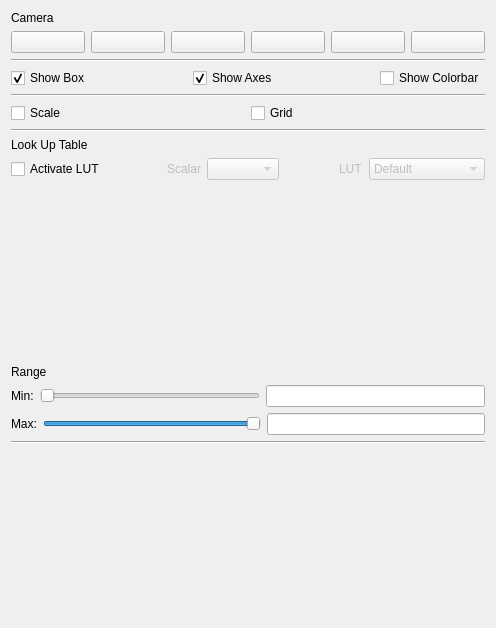
<?xml version="1.0" encoding="UTF-8"?>
<ui version="4.0">
<class>vtktoolswidget</class>
<widget class="QWidget" name="vtktoolswidget">
<property name="geometry">
<rect>
<x>0</x>
<y>0</y>
<width>496</width>
<height>628</height>
</rect>
</property>
<property name="windowTitle">
<string>View Setting</string>
</property>
<layout class="QVBoxLayout" name="verticalLayout_2">
<item>
<widget class="QLabel" name="label_3">
<property name="text">
<string>Camera</string>
</property>
</widget>
</item>
<item>
<layout class="QHBoxLayout" name="horizontalLayout">
<item>
<widget class="QPushButton" name="cameraLeft">
<property name="text">
<string/>
</property>
<property name="icon">
<iconset resource="../visivo.qrc">
<normaloff>:/icons/PIC_LEFT.bmp</normaloff>:/icons/PIC_LEFT.bmp</iconset>
</property>
</widget>
</item>
<item>
<widget class="QPushButton" name="cameraBack">
<property name="text">
<string/>
</property>
<property name="icon">
<iconset resource="../visivo.qrc">
<normaloff>:/icons/PIC_BACK.bmp</normaloff>:/icons/PIC_BACK.bmp</iconset>
</property>
</widget>
</item>
<item>
<widget class="QPushButton" name="cameraRight">
<property name="text">
<string/>
</property>
<property name="icon">
<iconset resource="../visivo.qrc">
<normaloff>:/icons/PIC_RIGHT.bmp</normaloff>:/icons/PIC_RIGHT.bmp</iconset>
</property>
</widget>
</item>
<item>
<widget class="QPushButton" name="frontCamera">
<property name="text">
<string/>
</property>
<property name="icon">
<iconset resource="../visivo.qrc">
<normaloff>:/icons/PIC_FRONT.bmp</normaloff>:/icons/PIC_FRONT.bmp</iconset>
</property>
</widget>
</item>
<item>
<widget class="QPushButton" name="topCamera">
<property name="text">
<string/>
</property>
<property name="icon">
<iconset resource="../visivo.qrc">
<normaloff>:/icons/PIC_TOP.bmp</normaloff>:/icons/PIC_TOP.bmp</iconset>
</property>
</widget>
</item>
<item>
<widget class="QPushButton" name="bottomCamera">
<property name="text">
<string/>
</property>
<property name="icon">
<iconset resource="../visivo.qrc">
<normaloff>:/icons/PIC_BOTTOM.bmp</normaloff>:/icons/PIC_BOTTOM.bmp</iconset>
</property>
</widget>
</item>
</layout>
</item>
<item>
<widget class="Line" name="line">
<property name="orientation">
<enum>Qt::Horizontal</enum>
</property>
</widget>
</item>
<item>
<layout class="QHBoxLayout" name="horizontalLayout_2">
<item>
<widget class="QCheckBox" name="ShowBoxCheckBox">
<property name="text">
<string>Show Box</string>
</property>
<property name="checked">
<bool>true</bool>
</property>
</widget>
</item>
<item>
<spacer name="horizontalSpacer_2">
<property name="orientation">
<enum>Qt::Horizontal</enum>
</property>
<property name="sizeHint" stdset="0">
<size>
<width>40</width>
<height>20</height>
</size>
</property>
</spacer>
</item>
<item>
<widget class="QCheckBox" name="ShowAxesCheckBox">
<property name="text">
<string>Show Axes</string>
</property>
<property name="checked">
<bool>true</bool>
</property>
</widget>
</item>
<item>
<spacer name="horizontalSpacer">
<property name="orientation">
<enum>Qt::Horizontal</enum>
</property>
<property name="sizeHint" stdset="0">
<size>
<width>40</width>
<height>20</height>
</size>
</property>
</spacer>
</item>
<item>
<widget class="QCheckBox" name="ShowColorbarCheckBox">
<property name="text">
<string>Show Colorbar</string>
</property>
</widget>
</item>
</layout>
</item>
<item>
<widget class="Line" name="line_2">
<property name="orientation">
<enum>Qt::Horizontal</enum>
</property>
</widget>
</item>
<item>
<layout class="QHBoxLayout" name="horizontalLayout_6">
<item>
<widget class="QCheckBox" name="scaleCheckBox">
<property name="text">
<string>Scale</string>
</property>
</widget>
</item>
<item>
<widget class="QCheckBox" name="gridCheckBox">
<property name="text">
<string>Grid</string>
</property>
</widget>
</item>
</layout>
</item>
<item>
<widget class="Line" name="line_4">
<property name="orientation">
<enum>Qt::Horizontal</enum>
</property>
</widget>
</item>
<item>
<widget class="QLabel" name="label_5">
<property name="text">
<string>Look Up Table</string>
</property>
</widget>
</item>
<item>
<layout class="QHBoxLayout" name="horizontalLayout_3">
<item>
<widget class="QCheckBox" name="activateLutCheckBox">
<property name="text">
<string>Activate LUT</string>
</property>
</widget>
</item>
<item>
<spacer name="horizontalSpacer_4">
<property name="orientation">
<enum>Qt::Horizontal</enum>
</property>
<property name="sizeHint" stdset="0">
<size>
<width>40</width>
<height>20</height>
</size>
</property>
</spacer>
</item>
<item>
<widget class="QLabel" name="scalarLabel">
<property name="enabled">
<bool>false</bool>
</property>
<property name="text">
<string>Scalar</string>
</property>
</widget>
</item>
<item>
<widget class="QComboBox" name="scalarComboBox">
<property name="enabled">
<bool>false</bool>
</property>
</widget>
</item>
<item>
<spacer name="horizontalSpacer_3">
<property name="orientation">
<enum>Qt::Horizontal</enum>
</property>
<property name="sizeHint" stdset="0">
<size>
<width>40</width>
<height>20</height>
</size>
</property>
</spacer>
</item>
<item>
<widget class="QLabel" name="lutLabel">
<property name="enabled">
<bool>false</bool>
</property>
<property name="text">
<string>LUT</string>
</property>
</widget>
</item>
<item>
<widget class="QComboBox" name="lutComboBox">
<property name="enabled">
<bool>false</bool>
</property>
<item>
<property name="text">
<string>Default</string>
</property>
</item>
<item>
<property name="text">
<string>Default Step</string>
</property>
</item>
<item>
<property name="text">
<string>EField</string>
</property>
</item>
<item>
<property name="text">
<string>Glow</string>
</property>
</item>
<item>
<property name="text">
<string>Gray</string>
</property>
</item>
<item>
<property name="text">
<string>MinMax</string>
</property>
</item>
<item>
<property name="text">
<string>PhysicsContour</string>
</property>
</item>
<item>
<property name="text">
<string>PureRed</string>
</property>
</item>
<item>
<property name="text">
<string>PureGreen</string>
</property>
</item>
<item>
<property name="text">
<string>Blue</string>
</property>
</item>
<item>
<property name="text">
<string>Run1</string>
</property>
</item>
<item>
<property name="text">
<string>Run2</string>
</property>
</item>
<item>
<property name="text">
<string>Sar</string>
</property>
</item>
<item>
<property name="text">
<string>Temperature</string>
</property>
</item>
<item>
<property name="text">
<string>TenStep</string>
</property>
</item>
<item>
<property name="text">
<string>VolRenGlow</string>
</property>
</item>
<item>
<property name="text">
<string>VolRenGreen</string>
</property>
</item>
<item>
<property name="text">
<string>VolRenRGB</string>
</property>
</item>
<item>
<property name="text">
<string>VolRenTwoLev</string>
</property>
</item>
<item>
<property name="text">
<string>AllYellow</string>
</property>
</item>
<item>
<property name="text">
<string>AllCyan</string>
</property>
</item>
<item>
<property name="text">
<string>AllViolet</string>
</property>
</item>
<item>
<property name="text">
<string>AllWhite</string>
</property>
</item>
<item>
<property name="text">
<string>AllBlack</string>
</property>
</item>
<item>
<property name="text">
<string>AllRed</string>
</property>
</item>
<item>
<property name="text">
<string>AllGreen</string>
</property>
</item>
<item>
<property name="text">
<string>AllBlue</string>
</property>
</item>
</widget>
</item>
</layout>
</item>
<item>
<layout class="QVBoxLayout" name="verticalLayout">
<item>
<widget class="QCustomPlot" name="histogramWidget" native="true">
<property name="sizePolicy">
<sizepolicy hsizetype="Preferred" vsizetype="Expanding">
<horstretch>0</horstretch>
<verstretch>0</verstretch>
</sizepolicy>
</property>
</widget>
</item>
</layout>
</item>
<item>
<widget class="QLabel" name="label_4">
<property name="text">
<string>Range</string>
</property>
</widget>
</item>
<item>
<layout class="QVBoxLayout" name="verticalLayout_3">
<item>
<layout class="QHBoxLayout" name="horizontalLayout_4">
<item>
<widget class="QLabel" name="label">
<property name="text">
<string>Min:</string>
</property>
</widget>
</item>
<item>
<widget class="QSlider" name="fromSlider">
<property name="orientation">
<enum>Qt::Horizontal</enum>
</property>
</widget>
</item>
<item>
<widget class="QLineEdit" name="fromValue"/>
</item>
</layout>
</item>
<item>
<layout class="QHBoxLayout" name="horizontalLayout_5">
<item>
<widget class="QLabel" name="label_2">
<property name="text">
<string>Max:</string>
</property>
</widget>
</item>
<item>
<widget class="QSlider" name="toSlider">
<property name="sliderPosition">
<number>99</number>
</property>
<property name="orientation">
<enum>Qt::Horizontal</enum>
</property>
</widget>
</item>
<item>
<widget class="QLineEdit" name="toValue"/>
</item>
</layout>
</item>
</layout>
</item>
<item>
<widget class="Line" name="line_3">
<property name="orientation">
<enum>Qt::Horizontal</enum>
</property>
</widget>
</item>
<item>
<spacer name="verticalSpacer">
<property name="orientation">
<enum>Qt::Vertical</enum>
</property>
<property name="sizeHint" stdset="0">
<size>
<width>20</width>
<height>40</height>
</size>
</property>
</spacer>
</item>
</layout>
</widget>
<customwidgets>
<customwidget>
<class>QCustomPlot</class>
<extends>QWidget</extends>
<header>qcustomplot.h</header>
<container>1</container>
</customwidget>
</customwidgets>
<resources>
<include location="../visivo.qrc"/>
</resources>
<connections/>
</ui>
